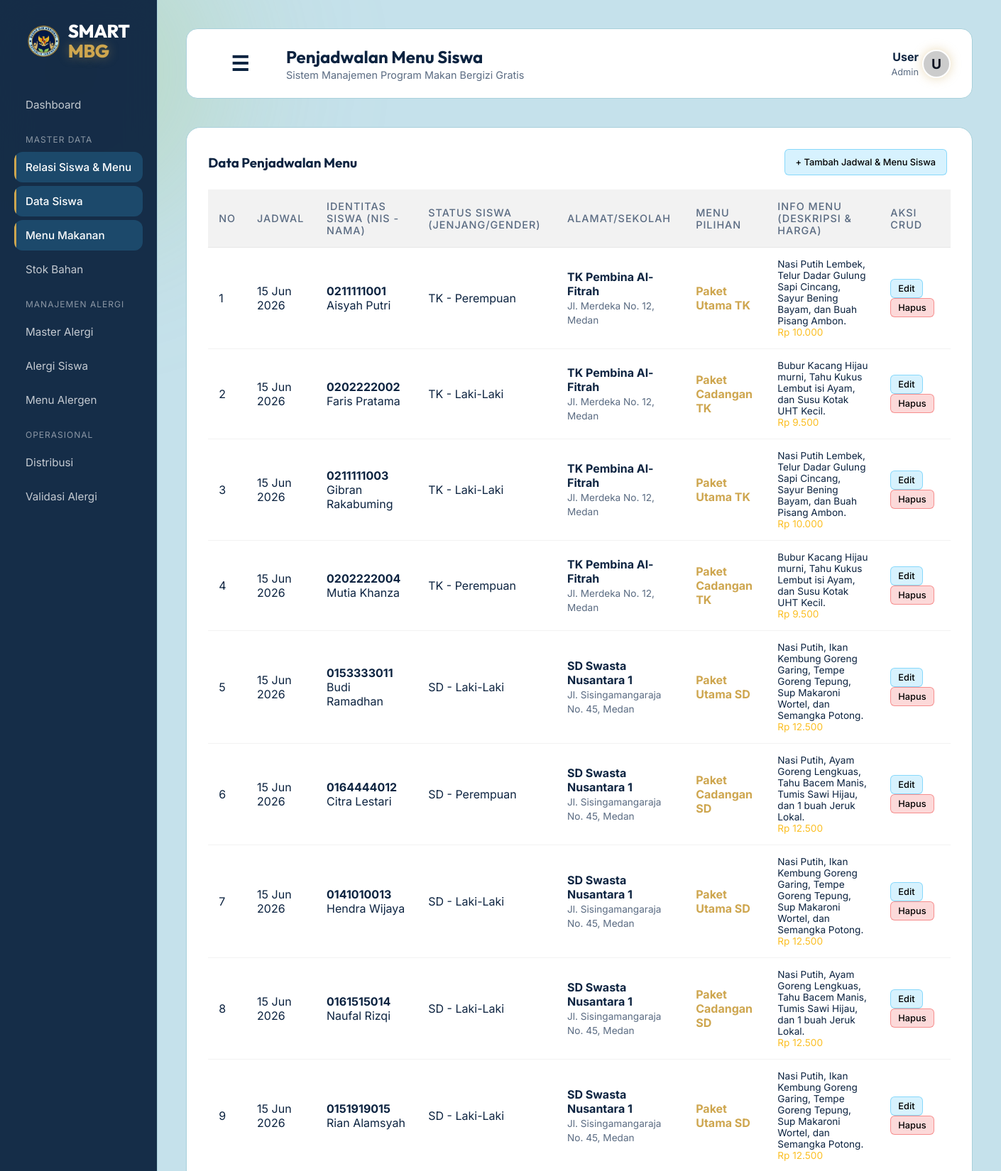
The page /public/siswa_menu (upper part) on the database its author committed.
### tables this page shows
CREATE TABLE `siswa_menu` (
  `id_siswa_menu` int(11) NOT NULL,
  `id_siswa` int(11) NOT NULL,
  `id_menu` int(11) NOT NULL,
  `tanggal` date DEFAULT NULL
);

CREATE TABLE `siswa` (
  `id_siswa` int(11) NOT NULL,
  `nis` varchar(30) NOT NULL,
  `nama_siswa` varchar(100) NOT NULL,
  `jenis_kelamin` enum('L','P') NOT NULL,
  `status` enum('Aktif','Nonaktif') DEFAULT 'Aktif',
  `created_at` timestamp NOT NULL DEFAULT current_timestamp(),
  `id_sekolah` int(11) NOT NULL
);

CREATE TABLE `menu_makanan` (
  `id_menu` int(11) NOT NULL,
  `nama_menu` varchar(100) NOT NULL,
  `jenjang` enum('TK','SD','SMP','SMA','SMK') NOT NULL,
  `kategori` enum('Makanan Utama','Lauk','Sayur','Buah','Minuman') NOT NULL,
  `deskripsi` text DEFAULT NULL,
  `kalori` int(11) NOT NULL,
  `protein` decimal(5,2) DEFAULT 0.00,
  `lemak` decimal(5,2) DEFAULT 0.00,
  `karbohidrat` decimal(5,2) DEFAULT 0.00,
  `vitamin` decimal(5,2) DEFAULT 0.00,
  `berat_porsi` int(11) DEFAULT 0 COMMENT 'gram',
  `harga` decimal(10,2) DEFAULT 0.00,
  `status` enum('Aktif','Nonaktif') DEFAULT 'Aktif',
  `created_at` timestamp NOT NULL DEFAULT current_timestamp()
);

CREATE TABLE `master_sekolah` (
  `id_sekolah` int(11) NOT NULL,
  `npsn` varchar(8) DEFAULT NULL,
  `nama_sekolah` varchar(150) NOT NULL,
  `jenjang` enum('TK','SD','SMP','SMA','SMK') DEFAULT 'SD',
  `jumlah_siswa` int(11) NOT NULL DEFAULT 0,
  `status_sekolah` enum('Negeri','Swasta') DEFAULT 'Negeri',
  `alamat_sekolah` text DEFAULT NULL,
  `telepon` varchar(20) DEFAULT NULL,
  `nama_kepsek` varchar(100) DEFAULT NULL,
  `created_at` timestamp NOT NULL DEFAULT current_timestamp()
);

### app/core/Controller.php (called while the page is built, shortened)
<?php
class Controller {
    public function view($view, $data = []) {
        require_once '../app/views/' . $view . '.php';
    }
    public function model($model) {
        return new $model;
    }
}

### app/controllers/Siswa_menu.php (called while the page is built, shortened)
<?php
class Siswa_menu extends Controller {
    public function index() {
        $data['judul'] = 'Penjadwalan Menu Siswa';
        $data['siswa_menu'] = $this->model('SiswaMenu_model')->getAllSiswaMenu();
        $data['siswa'] = $this->model('Siswa_model')->getAllSiswa();
        $data['menu'] = $this->model('Menu_model')->getAllMenu();
        $this->view('siswa_menu/index', $data);
    }
}

### app/core/App.php (called while the page is built, shortened)
<?php
class App {
    protected $method = 'index';
    protected $params = [];
    public function __construct() {
        $this->controller = new $this->controller;
        call_user_func_array([$this->controller, $this->method], $this->params);
    }
}

### public/index.php (called while the page is built, shortened)
<?php
$app = new App();

### app/core/Database.php (called while the page is built, shortened)
<?php
class Database {
    private $host = DB_HOST;
    private $user = DB_USER;
    private $pass = DB_PASS;
    private $db_name = DB_NAME;
    private $dbh;
    private $stmt;
    public function __construct() {
        $dsn = 'mysql:host=' . $this->host . ';dbname=' . $this->db_name;
        $option = [
            PDO::ATTR_PERSISTENT => true,
            PDO::ATTR_ERRMODE => PDO::ERRMODE_EXCEPTION
        ];
        try {
            $this->dbh = new PDO($dsn, $this->user, $this->pass, $option);
        } catch(PDOException $e) {
            die($e->getMessage());
        }
    }
    public function query($query) {
        $this->stmt = $this->dbh->prepare($query);
    }
    public function execute() {
        $this->stmt->execute();
    }
    public function resultSet() {
        $this->execute();
        return $this->stmt->fetchAll(PDO::FETCH_ASSOC);
    }
}

### app/models/SiswaMenu_model.php (called while the page is built, shortened)
<?php
class SiswaMenu_model {
    private $table = 'siswa_menu';
    private $db;
    public function __construct() {
        $this->db = new Database;
    }
    public function getAllSiswaMenu() {
        $query = "SELECT sm.id_siswa_menu, sm.tanggal, sm.id_siswa, sm.id_menu,
                         s.nis, s.nama_siswa, s.jenis_kelamin,
                         ms.nama_sekolah, ms.alamat_sekolah, m.jenjang,
                         m.nama_menu, m.deskripsi, m.harga
                  FROM " . $this->table . " sm
                  JOIN siswa s ON sm.id_siswa = s.id_siswa
                  LEFT JOIN master_sekolah ms ON s.id_sekolah = ms.id_sekolah
                  JOIN menu_makanan m ON sm.id_menu = m.id_menu
                  ORDER BY sm.id_siswa_menu ASC";
        $this->db->query($query);
        return $this->db->resultSet();
    }
}

### app/config/config.php (called while the page is built, shortened)
<?php
function esc($string) {
    return htmlspecialchars((string)$string, ENT_QUOTES, 'UTF-8');
}

### app/views/siswa_menu/index.php (the view, shortened to what this page needs)
<div class="glass-panel-widget" style="width: 100%; position:relative;">
    <div style="display:flex; justify-content: space-between; align-items:center;">
        <h3 style="color:var(--text-primary); font-family: 'Outfit';">Data Penjadwalan Menu</h3>
        <button onclick="document.getElementById('modalTambah').style.display='block'" class="btn-sm btn-sm-edit"
            style="padding: 10px 15px; cursor: pointer; font-family:'Inter';">+ Tambah Jadwal & Menu Siswa</button>
    </div>
    <div class="table-responsive">
        <table>
            <thead>
                <tr>
                    <th>No</th>
                    <th>Jadwal</th>
                    <th>Identitas Siswa (NIS - Nama)</th>
                    <th>Status Siswa (Jenjang/Gender)</th>
                    <th>Alamat/Sekolah</th>
                    <th>Menu Pilihan</th>
                    <th>Info Menu (Deskripsi & Harga)</th>
                    <th>Aksi CRUD</th>
                </tr>
            </thead>
            <tbody>
                <?php $i = 1;
                foreach ($data['siswa_menu'] as $sm): ?>
                    <tr>
                        <td><?= $i++; ?></td>
                        <td><?= $sm['tanggal'] ? date('d M Y', strtotime($sm['tanggal'])) : '-'; ?></td>
                        <td>
                            <strong><?= esc($sm['nis']); ?></strong><br>
                            <?= esc($sm['nama_siswa']); ?>
                        </td>
                        <td><?= esc($sm['jenjang']); ?> - <?= $sm['jenis_kelamin'] == 'L' ? 'Laki-Laki' : 'Perempuan'; ?></td>
                        <td>
                            <strong><?= esc($sm['nama_sekolah']); ?></strong><br>
                            <span
                                style="font-size:0.85rem; color:var(--text-secondary);"><?= $sm['alamat_sekolah'] ? $sm['alamat_sekolah'] : 'Alamat belum diatur'; ?></span>
                        </td>
                        <td><strong style="color:var(--accent-color);"><?= esc($sm['nama_menu']); ?></strong></td>
                        <td style="font-size: 0.85rem;">
                            <?= esc($sm['deskripsi']); ?><br>
                            <span style="color:#fbbf24;">Rp <?= number_format($sm['harga'], 0, ',', '.'); ?></span>
                        </td>
                        <td>
                            <a href="#"
                                onclick="openUpdateModal('<?= esc($sm['id_siswa_menu']); ?>', '<?= esc($sm['id_siswa']); ?>', '<?= esc($sm['id_menu']); ?>', '<?= esc($sm['tanggal']); ?>', '<?= esc($sm['alamat_sekolah']); ?>'); return false;"
                                class="btn-sm btn-sm-edit">Edit</a>
                            <a href="<?= BASEURL; ?>/siswa_menu/hapus/<?= esc($sm['id_siswa_menu']); ?>"
                                class="btn-sm btn-sm-delete"
                                onclick="return confirm('Yakin ingin menghapus relasi ini?');">Hapus</a>
                        </td>
                    </tr>
                <?php endforeach; ?>
            </tbody>
        </table>
    </div>
</div>

### public/css/style.css (style rules this page uses)
:root { --bg-color: #c5e1eb; --text-primary: #0c2340; --text-secondary: #5a6b82; --accent-color: #cea64f; --accent-glow: rgba(206, 166, 79, 0.4); --glass-bg: #ffffff; --glass-border: #a8d0db; --mbg-green: #97c55c; --mbg-navy: #0c2340; }
* { margin: 0; padding: 0; box-sizing: border-box; }
body { font-family: 'Inter', sans-serif; background-color: var(--bg-color); color: var(--text-primary); min-height: 100vh; display: flex; justify-content: center; align-items: center; overflow: hidden; position: relative; }
button { font-family: 'Inter', sans-serif; font-weight: 600; font-size: 1rem; padding: 16px 32px; border-radius: 12px; cursor: pointer; border: none; transition: all 0.3s ease; }

### rows shown on the page
siswa_menu: tanggal "15 Jun 2026", id_siswa.nis "0211111001", id_siswa.nama_siswa "Aisyah Putri", id_menu.jenjang "TK", shows "Perempuan", master_sekolah.nama_sekolah "TK Pembina Al-Fitrah", master_sekolah.alamat_sekolah "Jl. Merdeka No. 12, Medan", id_menu.nama_menu "Paket Utama TK", id_menu.deskripsi "Nasi Putih Lembek, Telur Dadar Gulung Sapi Cincang, Sayur Bening Bayam, dan Buah Pisang Ambon.", id_menu.harga "10.000"
siswa_menu: tanggal "15 Jun 2026", id_siswa.nis "0202222002", id_siswa.nama_siswa "Faris Pratama", id_menu.jenjang "TK", shows "Laki-Laki", master_sekolah.nama_sekolah "TK Pembina Al-Fitrah", master_sekolah.alamat_sekolah "Jl. Merdeka No. 12, Medan", id_menu.nama_menu "Paket Cadangan TK", id_menu.deskripsi "Bubur Kacang Hijau murni, Tahu Kukus Lembut isi Ayam, dan Susu Kotak UHT Kecil.", id_menu.harga "9.500"
siswa_menu: tanggal "15 Jun 2026", id_siswa.nis "0211111003", id_siswa.nama_siswa "Gibran Rakabuming", id_menu.jenjang "TK", shows "Laki-Laki", master_sekolah.nama_sekolah "TK Pembina Al-Fitrah", master_sekolah.alamat_sekolah "Jl. Merdeka No. 12, Medan", id_menu.nama_menu "Paket Utama TK", id_menu.deskripsi "Nasi Putih Lembek, Telur Dadar Gulung Sapi Cincang, Sayur Bening Bayam, dan Buah Pisang Ambon.", id_menu.harga "10.000"
siswa_menu: tanggal "15 Jun 2026", id_siswa.nis "0202222004", id_siswa.nama_siswa "Mutia Khanza", id_menu.jenjang "TK", shows "Perempuan", master_sekolah.nama_sekolah "TK Pembina Al-Fitrah", master_sekolah.alamat_sekolah "Jl. Merdeka No. 12, Medan", id_menu.nama_menu "Paket Cadangan TK", id_menu.deskripsi "Bubur Kacang Hijau murni, Tahu Kukus Lembut isi Ayam, dan Susu Kotak UHT Kecil.", id_menu.harga "9.500"
siswa_menu: tanggal "15 Jun 2026", id_siswa.nis "0153333011", id_siswa.nama_siswa "Budi Ramadhan", id_menu.jenjang "SD", shows "Laki-Laki", master_sekolah.nama_sekolah "SD Swasta Nusantara 1", master_sekolah.alamat_sekolah "Jl. Sisingamangaraja No. 45, Medan", id_menu.nama_menu "Paket Utama SD", id_menu.deskripsi "Nasi Putih, Ikan Kembung Goreng Garing, Tempe Goreng Tepung, Sup Makaroni Wortel, dan Semangka Potong.", id_menu.harga "12.500"
siswa_menu: tanggal "15 Jun 2026", id_siswa.nis "0164444012", id_siswa.nama_siswa "Citra Lestari", id_menu.jenjang "SD", shows "Perempuan", master_sekolah.nama_sekolah "SD Swasta Nusantara 1", master_sekolah.alamat_sekolah "Jl. Sisingamangaraja No. 45, Medan", id_menu.nama_menu "Paket Cadangan SD", id_menu.deskripsi "Nasi Putih, Ayam Goreng Lengkuas, Tahu Bacem Manis, Tumis Sawi Hijau, dan 1 buah Jeruk Lokal.", id_menu.harga "12.500"
siswa_menu: tanggal "15 Jun 2026", id_siswa.nis "0141010013", id_siswa.nama_siswa "Hendra Wijaya", id_menu.jenjang "SD", shows "Laki-Laki", master_sekolah.nama_sekolah "SD Swasta Nusantara 1", master_sekolah.alamat_sekolah "Jl. Sisingamangaraja No. 45, Medan", id_menu.nama_menu "Paket Utama SD", id_menu.deskripsi "Nasi Putih, Ikan Kembung Goreng Garing, Tempe Goreng Tepung, Sup Makaroni Wortel, dan Semangka Potong.", id_menu.harga "12.500"
siswa_menu: tanggal "15 Jun 2026", id_siswa.nis "0161515014", id_siswa.nama_siswa "Naufal Rizqi", id_menu.jenjang "SD", shows "Laki-Laki", master_sekolah.nama_sekolah "SD Swasta Nusantara 1", master_sekolah.alamat_sekolah "Jl. Sisingamangaraja No. 45, Medan", id_menu.nama_menu "Paket Cadangan SD", id_menu.deskripsi "Nasi Putih, Ayam Goreng Lengkuas, Tahu Bacem Manis, Tumis Sawi Hijau, dan 1 buah Jeruk Lokal.", id_menu.harga "12.500"
siswa_menu: tanggal "15 Jun 2026", id_siswa.nis "0151919015", id_siswa.nama_siswa "Rian Alamsyah", id_menu.jenjang "SD", shows "Laki-Laki", master_sekolah.nama_sekolah "SD Swasta Nusantara 1", master_sekolah.alamat_sekolah "Jl. Sisingamangaraja No. 45, Medan", id_menu.nama_menu "Paket Utama SD", id_menu.deskripsi "Nasi Putih, Ikan Kembung Goreng Garing, Tempe Goreng Tepung, Sup Makaroni Wortel, dan Semangka Potong.", id_menu.harga "12.500"

### other values the page prints
$data['judul'] "Penjadwalan Menu Siswa"
$inisial "U"
